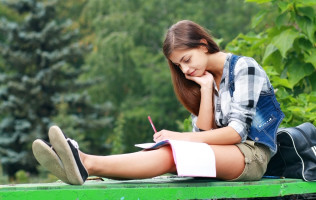
#> input picture Lab_01/Activity_1.2/girl.jpg, 316 x 200 px
$ jupyter execute Activity_1.2.ipynb
#> lines starting #> are read from the running program, lines starting #| are printed output that depends on the picture; after the words box and inside, x2 and y2 are one past the last pixel; in counts of white or black regions, pixels touching at a corner belong together
[cell 1]
# import Lib
import cv2
import numpy as np
import math
import matplotlib.image as mping

from matplotlib import pyplot as plt
from mpl_toolkits.mplot3d import Axes3D

[cell 2]
img_1 = mping.imread("girl.jpg")
#> img_1 is the input picture: shape (200, 316, 3); mean R, G, B 104.5, 124.7, 92.7
img_2 = mping.imread("sleep_girl.jpg")
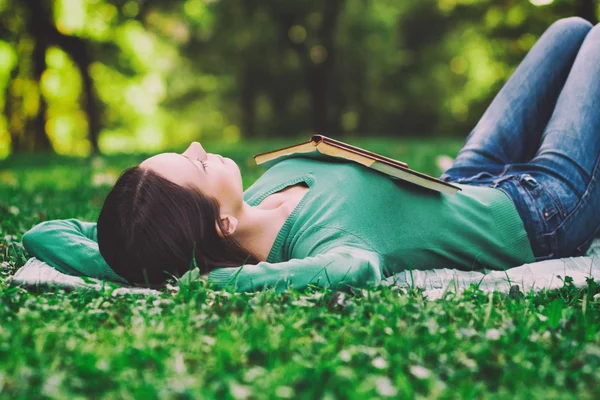
#> input picture Lab_01/Activity_1.2/sleep_girl.jpg, 600 x 400 px
#> img_2 is the input picture: shape (400, 600, 3); mean R, G, B 87.7, 121.5, 80.5

[cell 3]
HSV = cv2.cvtColor(img_1, cv2.COLOR_RGB2HSV)
#> HSV: shape (200, 316, 3); mean H, S, V 56, 94.4, 132.7
HLS = cv2.cvtColor(img_1, cv2.COLOR_RGB2HLS)
#> HLS: shape (200, 316, 3); mean of channels 0, 1, 2 56, 109.6, 80.6
YCrCb = cv2.cvtColor(img_1, cv2.COLOR_RGB2YCrCb)
#> YCrCb: shape (200, 316, 3); mean of channels 0, 1, 2 115, 120.5, 115.4

yR = img_1[:,:,0]
yG = img_1[:,:,1]
yB = img_1[:,:,2]
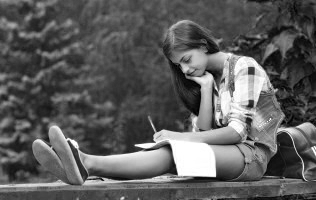
#> yB: shape (200, 316); min 0, max 255, mean 92.7

xH = HSV[:,:,0]
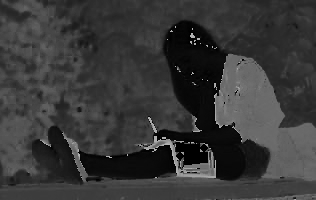
#> xH: shape (200, 316); min 0, max 179, mean 56
xS = HSV[:,:,1]
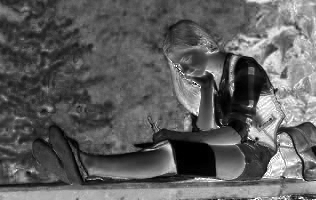
#> xS: shape (200, 316); min 0, max 255, mean 94.4
xV = HSV[:,:,2]

iH = HLS[:,:,0]
iL = HLS[:,:,1]
iS = HLS[:,:,2]
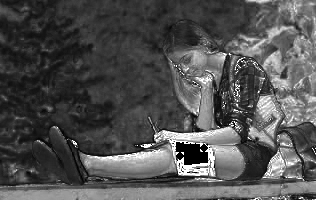
#> iS: shape (200, 316); min 0, max 255, mean 80.6

sY = YCrCb[:,:,0]
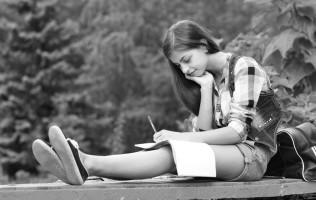
#> sY: shape (200, 316); min 3, max 255, mean 115
sCr = YCrCb[:,:,1]
sCb = YCrCb[:,:,2]
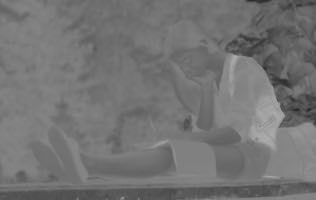
#> sCb: shape (200, 316); min 39, max 176, mean 115.4

# Config Show Picture
# Line 1
plt.subplot(4,4,1);plt.imshow(img_1);plt.title("RGB")
plt.subplot(4,4,2);plt.imshow(yR, cmap='gray');plt.title("R")
plt.subplot(4,4,3);plt.imshow(yG, cmap='gray');plt.title("G")
plt.subplot(4,4,4);plt.imshow(yB, cmap='gray');plt.title("B")

# Line 2
plt.subplot(4,4,5);plt.imshow(HSV);plt.title("HSV")
plt.subplot(4,4,6);plt.imshow(xH, cmap='gray');plt.title("H")
plt.subplot(4,4,7);plt.imshow(xS, cmap='gray');plt.title("S")
plt.subplot(4,4,8);plt.imshow(xV, cmap='gray');plt.title("V")

# Line 3
plt.subplot(4,4,9);plt.imshow(HLS);plt.title("HLS")
plt.subplot(4,4,10);plt.imshow(iH, cmap='gray');plt.title("H")
plt.subplot(4,4,11);plt.imshow(iL, cmap='gray');plt.title("L")
plt.subplot(4,4,12);plt.imshow(iS, cmap='gray');plt.title("V")

# Line 4
plt.subplot(4,4,13);plt.imshow(YCrCb);plt.title("YCrCb")
plt.subplot(4,4,14);plt.imshow(sY, cmap='gray');plt.title("Y")
plt.subplot(4,4,15);plt.imshow(sCr, cmap='gray');plt.title("Cr")
plt.subplot(4,4,16);plt.imshow(sCb, cmap='gray');plt.title("Cb")

[cell 4]
# resize picture
R_img_1 = cv2.resize(img_1, (316, 200))
R_img_2 = cv2.resize(img_2, (316, 200))
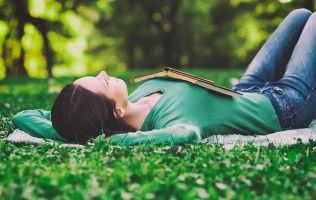
#> R_img_2: shape (200, 316, 3); mean R, G, B 87.7, 121.5, 80.5
img_1_resize = cv2.cvtColor(R_img_1, cv2.COLOR_BGR2RGB)
img_2_resize = cv2.cvtColor(R_img_2, cv2.COLOR_BGR2RGB)

output_file = "1_2_2.mp4"
fourcc = cv2.VideoWriter_fourcc(*'mp4v')

fps = 1
frame = 60

out = cv2.VideoWriter(output_file, fourcc, fps, (img_1_resize.shape[1], img_1_resize.shape[0]))

w = [1.0, 0.9, 0.8, 0.7, 0.6, 0.5, 0.4, 0.3, 0.2, 0.1, 0]

for w1, w2 in zip(w, w[::-1]):
    image_result = cv2.addWeighted(img_1_resize, w1, img_2_resize, w2, 0)
    out.write(image_result)

for w2, w1 in zip(w, w[::-1]):
    image_result = cv2.addWeighted(img_1_resize, w1, img_2_resize, w2, 0)
    out.write(image_result)

out.release()

[cell 5]
R_img = cv2.resize(img_1, (316, 200))

plt.subplot(1, 3, 1);plt.imshow(R_img);plt.title('Original')

h, w = R_img.shape[:2]
#> h = 200; w = 316

mask = np.zeros((h, w), dtype=np.uint8)

cv2.rectangle(mask, (280, 10), (150, 100), 255, -1)
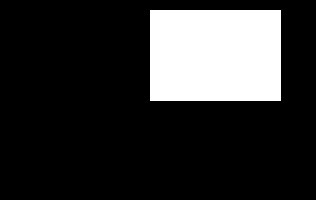
#> mask: shape (200, 316); 18.9% white; 1 white region, box (x1, y1, x2, y2) and area: (150, 10, 281, 101) 11921
plt.subplot(1, 3, 2);plt.imshow(mask);plt.title('Image Mask')

masked_image = cv2.bitwise_and(R_img, R_img, mask=mask)
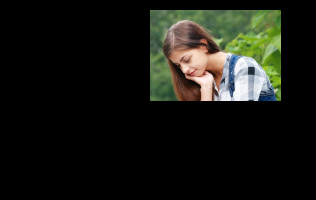
#> masked_image: shape (200, 316, 3); mean R, G, B 23.6, 25, 18.9
plt.subplot(1, 3, 3);plt.imshow(masked_image);plt.title('Bitwise_AND() result')
